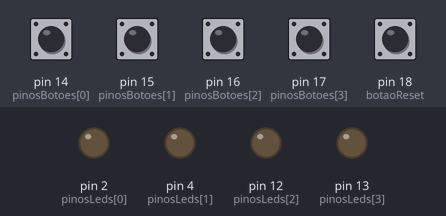
Bench run of a sketch on a simulated Arduino Uno, built with avr-gcc and run on an emulated ATmega328P. On the bench: output pins drawn as LEDs (lit = HIGH). Dashed ring = blinking. The test bench sets the inputs (shaded band); at power-on: pin 14 (pinosBotoes[0]), pin 15 (pinosBotoes[1]), pin 16 (pinosBotoes[2]), pin 17 (pinosBotoes[3]), pin 18 (botaoReset) HIGH. Random numbers use the default seed unless the sketch sets one.

Above: at 1.2 s.
1.3 s: pin 15 (pinosBotoes[1]) pulled LOW for 0.15 s
At 1.74 s:
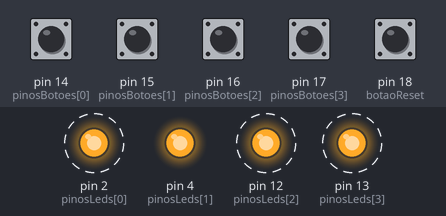
4.3 s: pin 14 (pinosBotoes[0]) pulled LOW for 0.15 s
At 4.47 s:
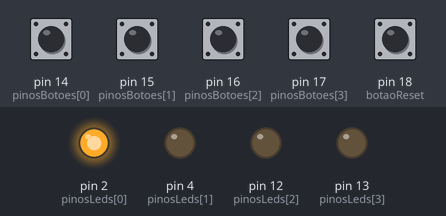
6.1 s: pin 16 (pinosBotoes[2]) pulled LOW for 0.15 s
At 6.54 s:
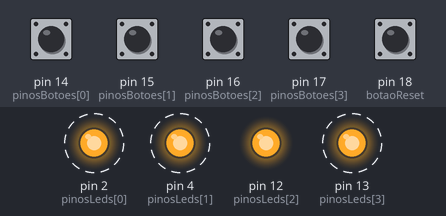
9.1 s: pin 17 (pinosBotoes[3]) pulled LOW for 0.15 s
At 9.54 s:
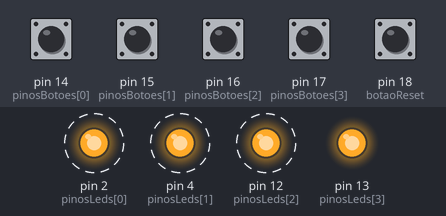
Timing chart, 0 to 12.2 s (numbered marks = the images above; inputs shaded):
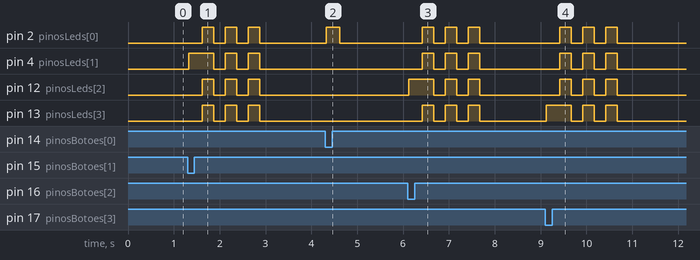

The sketch:

codigo_simon_game.ino
```cpp
#include <Arduino.h>

// Pinos dos LEDs e botões
const int pinosLeds[] = {2, 4, 12, 13};
const int pinosBotoes[] = {14, 15, 16, 17, 18}; // O último botão é o botão de reset
const int botaoReset = 18;
const int numLeds = sizeof(pinosLeds) / sizeof(pinosLeds[0]);
const int numBotoes = sizeof(pinosBotoes) / sizeof(pinosBotoes[0]) - 1;

int sequencia[20];
int comprimentoSequencia = 0;
int indexImput = 0;

void setup() {
  Serial.begin(115200);

  // Configurar LEDs como saída e desligá-los
  for (int i = 0; i < numLeds; i++) {
    pinMode(pinosLeds[i], OUTPUT);
    digitalWrite(pinosLeds[i], LOW);
  }
  // Configurar botões como entrada com resistor interno pull-up
  for (int i = 0; i < numBotoes + 1; i++) {
    pinMode(pinosBotoes[i], INPUT_PULLUP);
  }

  // Inicializar a semente aleatória com uma leitura analógica
  randomSeed(analogRead(0));
}

void loop() {
  // Verificar se o botão de reset foi pressionado
  if (digitalRead(botaoReset) == LOW) {
    delay(1000);
    comprimentoSequencia = 0;
    comecarNovoRound();
  }

  // Verificar se algum botão foi pressionado
  for (int i = 0; i < numBotoes; i++) {
    if (digitalRead(pinosBotoes[i]) == LOW) {
      delay(20); // Debounce
      if (digitalRead(pinosBotoes[i]) == LOW) {
        // Acender LED correspondente ao botão pressionado
        digitalWrite(pinosLeds[i], HIGH);
        delay(300);
        digitalWrite(pinosLeds[i], LOW);

        // Verificar se o botão pressionado corresponde à sequência atual
        if (i == sequencia[indexImput]) {
          indexImput++;
          // Verificar se a sequência foi completada
          if (indexImput == comprimentoSequencia) {
            delay(1000);
            comecarNovoRound();
          }
        } else {
          // Sequência incorreta, fim de jogo
          fimDeJogo();
        }
      }
    }
  }
}

// Iniciar um novo round
void comecarNovoRound() {
  indexImput = 0;
  comprimentoSequencia++;

  // Verificar se o jogador venceu
  if (comprimentoSequencia > 20) {
    vitoria();
  } else {
    // Mostrar a sequência atual
    for (int i = 0; i < comprimentoSequencia; i++) {
      if (i == comprimentoSequencia - 1) {
        sequencia[i] = random(0, numBotoes);
      }
      digitalWrite(pinosLeds[sequencia[i]], HIGH);
      delay(300);
      digitalWrite(pinosLeds[sequencia[i]], LOW);
      delay(300);
    }
  }
}

// Fim de jogo, mostrar animação de derrota e reiniciar o jogo
void fimDeJogo() {
  // Piscar todos os LEDs três vezes
  for (int i = 0; i < 3; i++) {
    for (int j = 0; j < numLeds; j++) {
      digitalWrite(pinosLeds[j], HIGH);
    }
    delay(250);
    for (int j = 0; j < numLeds; j++) {
      digitalWrite(pinosLeds[j], LOW);
    }
    delay(250);
  }
  // Reiniciar o jogo
  comprimentoSequencia = 0;
  delay(1000);
}

// Função para mostrar animação de vitória e reiniciar o jogo
void vitoria() {
  // Piscar todos os LEDs 10 vezes rapidamente
  for (int i = 0; i < 10; i++) {
    for (int j = 0; j < numLeds; j++) {
      digitalWrite(pinosLeds[j], HIGH);
      delay(50);
      digitalWrite(pinosLeds[j], LOW);
    }
  }
  // Reiniciar o jogo
  comprimentoSequencia = 0;
  delay(1000);
}
```

Measured:
- after the input at 1.3 s, pin 2 (pinosLeds[0]), pin 12 (pinosLeds[2]), pin 13 (pinosLeds[3]): alternates HIGH for 0.25 s and LOW for 0.25 s, 6 changes in all, then stays LOW, starting after 0.32 s; pin 4 (pinosLeds[1]): LOW → HIGH at once, then repeats every 0.50 s: LOW 0.25 s, HIGH 0.25 s, until it stays LOW from 2.9 s
- after the input at 4.3 s, pin 2 (pinosLeds[0]): LOW → HIGH at once, → LOW 0.30 s later
- after the input at 6.1 s, pin 2 (pinosLeds[0]), pin 4 (pinosLeds[1]), pin 13 (pinosLeds[3]): alternates HIGH for 0.25 s and LOW for 0.25 s, 6 changes in all, then stays LOW, starting after 0.32 s; pin 12 (pinosLeds[2]): LOW → HIGH at once, then repeats every 0.50 s: LOW 0.25 s, HIGH 0.25 s, until it stays LOW from 7.7 s
- after the input at 9.1 s, pin 2 (pinosLeds[0]), pin 4 (pinosLeds[1]), pin 12 (pinosLeds[2]): alternates HIGH for 0.25 s and LOW for 0.25 s, 6 changes in all, then stays LOW, starting after 0.32 s; pin 13 (pinosLeds[3]): LOW → HIGH at once, then repeats every 0.50 s: LOW 0.25 s, HIGH 0.25 s, until it stays LOW from 10.7 s
